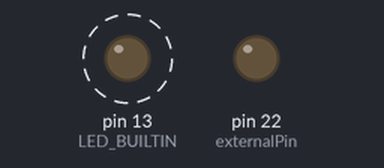
Simulated run of this sketch. Board: Arduino Mega 2560, built with avr-gcc and run on an emulated ATmega2560. Parts: output pins drawn as LEDs (lit = HIGH). Dashed ring = blinking.

Above: at 0.5 s.
At 7.5 s:
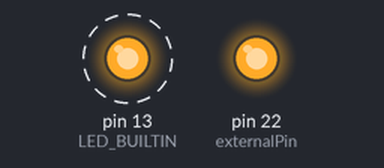
Timing chart, 0 to 9.2 s (numbered marks = the images above):
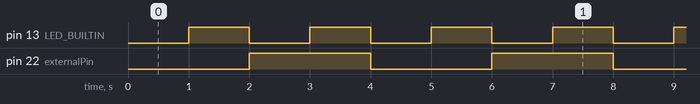

Measured:
- by itself, pin 13 (LED_BUILTIN): alternates HIGH for 1.0 s and LOW for 1.0 s
- by itself, pin 22 (externalPin): alternates HIGH for 2.0 s and LOW for 2.0 s

The sketch:

threading.ino
```cpp
/*
Arduino Protothreading Example v1.0
by Drew Alden (@ReanimationXP) 1/12/2016
*/

//COMPONENTS

/*
This code was made using the Sunfounder Arduino starter kit's blue LCD.
It can be found at Amazon.com in a variety of kits.
*/

//THIRD-PARTY LIBRARIES

    //these must be manually added to your Arduino IDE installation
    //see sites for details.

    //gives us the ability to do a foreach loop:
    //http://playground.arduino.cc/Code/Utility
    //#include <Utility.h>

    //allows us to set actions to perform on separate timed intervals
    //http://playground.arduino.cc/Code/TimedAction
    //http://wiring.uniandes.edu.co/source/trunk/wiring/firmware/libraries/TimedAction
    #include <TimedAction.h>

int internal = 0;
void toggleInternal(){
  if (internal == 0) {
    digitalWrite(LED_BUILTIN, HIGH);
    internal = 1;
  } else {
    digitalWrite(LED_BUILTIN, LOW);
    internal = 0;
  }
}

int external = 0;
int externalPin = 22;
void toggleExternal() {
  if (external == 0) {
    digitalWrite(externalPin, HIGH);
    external = 1;
  } else {
    digitalWrite(externalPin, LOW);
    external = 0;
  }
}

//create a couple timers that will fire repeatedly every x ms
TimedAction internalThread = TimedAction(1000, toggleInternal);
TimedAction externalThread = TimedAction(2000, toggleExternal);

void setup() {
  pinMode(LED_BUILTIN, OUTPUT);
  pinMode(externalPin, OUTPUT);
}


void loop() {

  //check on our threads. based on how long the system has been
  //running, do they need to fire and do work? if so, do it!
  internalThread.check();
  externalThread.check();
}
```
